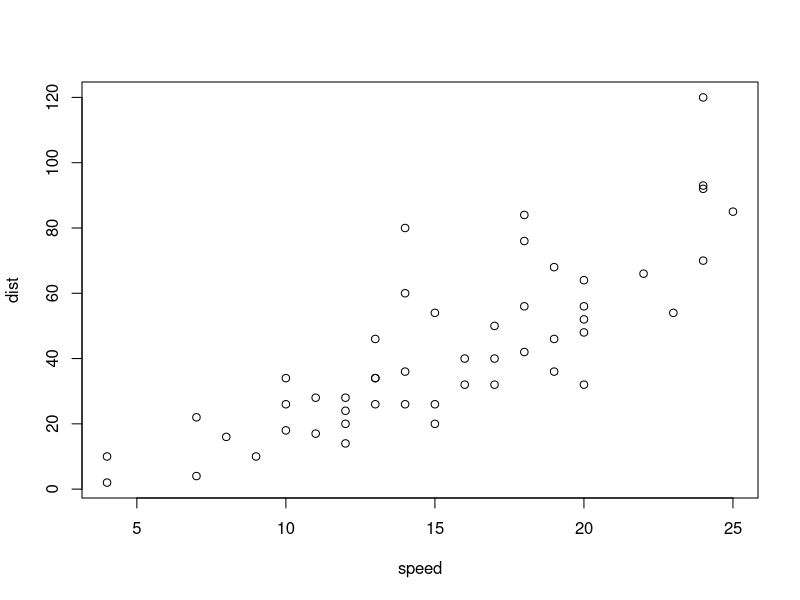
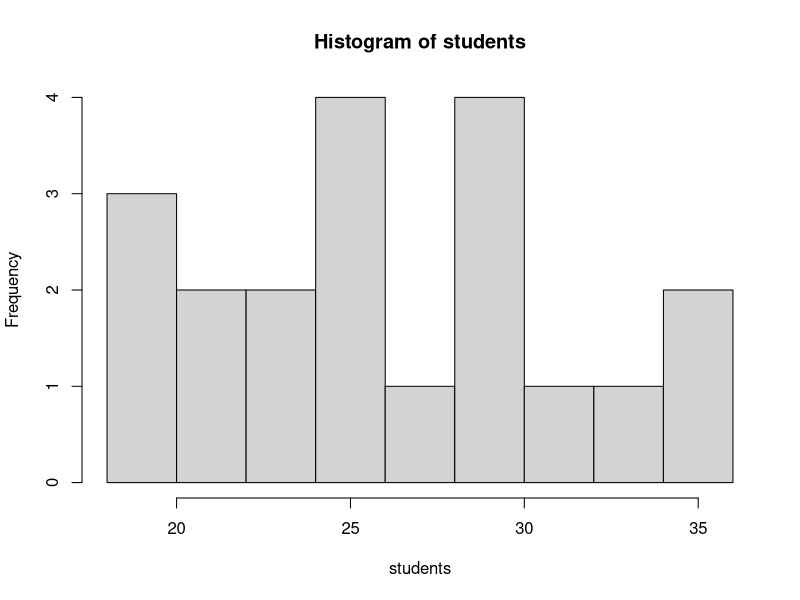
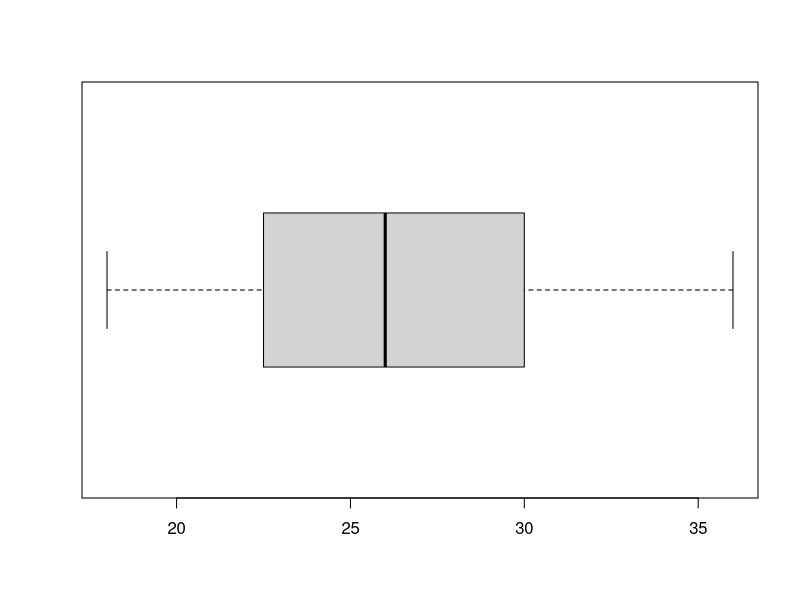
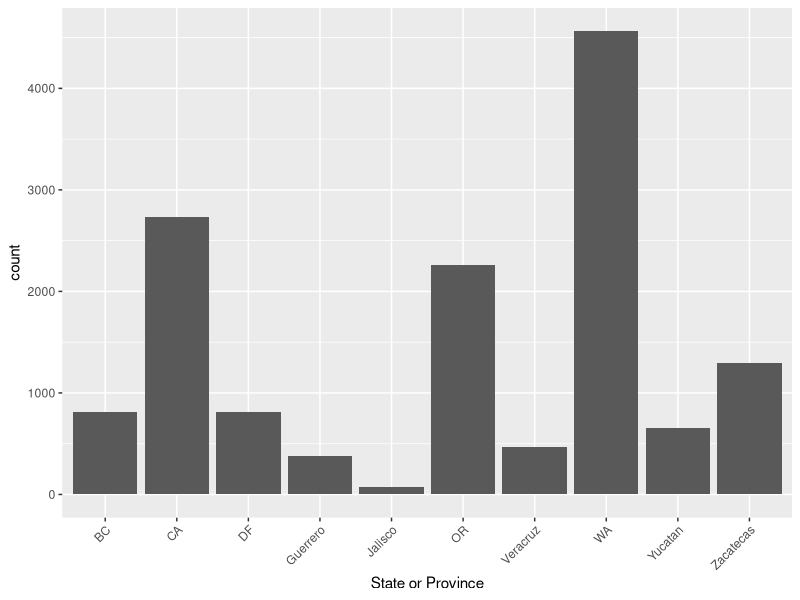

Source code (R) for these figures, in order:
## ---- chunk 1
plot(cars)
## ---- chunk 2
# for testing use this
students <- round(rnorm(20, 25, 5))

# for class use this
# students <- {} 

students
## ---- chunk 3
summary(students)
## ---- chunk 4
var(students); sqrt(var(students))
## ---- chunk 5
# define a variable for the mean we will consistently use bar for sample mean
# again note I use the <- assignment rather than =
ybar <- mean(students)

# R can then do the arithmetic and when we combine a list of numbers with a single number and square it, it knows what we mean.
(students - ybar)^2
## ---- chunk 6
# Then as we said, we sum over all of these and then divide by the number of them
# minus 1

sum( (students - ybar)^2 ) / ( length(students) - 1 )
## ---- chunk 7
sum(students - ybar )
## ---- chunk 8
hist(students, 10)
## ---- chunk 9
boxplot(students, horizontal=TRUE)
# Note the use of = for a parameter instead of <-
## ---- chunk 10
library(readxl) # for reading Excel files
library(ggplot2) # for making nice plots - part of the tidyverse
## ---- chunk 11
supermarket <- read_excel("Supermarket Transactions.xlsx", sheet = 2)
supermarket
## ---- chunk 12
colnames(supermarket)
## ---- chunk 13
sapply(supermarket, class)
## ---- chunk 14
table(supermarket$Gender)
## ---- chunk 15
# Note that because the feature Marital Status has a space in it, we have to use quotes to refer to it:
table( supermarket$`Marital Status`, supermarket$Gender) 
## ---- chunk 16
# Here to make this easier to read we are going to do the operation in two separate commands; 
# note the semi-colon indicating the end of the first command
table1 <- table(supermarket$`Marital Status`, supermarket$Gender, supermarket$`State or Province`);

ftable(table1)
## ---- chunk 17
table2 <- table(supermarket$`Marital Status`, supermarket$Gender);

prop.table(table2)
## ---- chunk 18
# Note in this one the direction of the quotes matter
ggplot(supermarket) + geom_bar(mapping = aes(x=`State or Province`)) + 
  theme(axis.text.x=element_text(angle=45, hjust=1))
